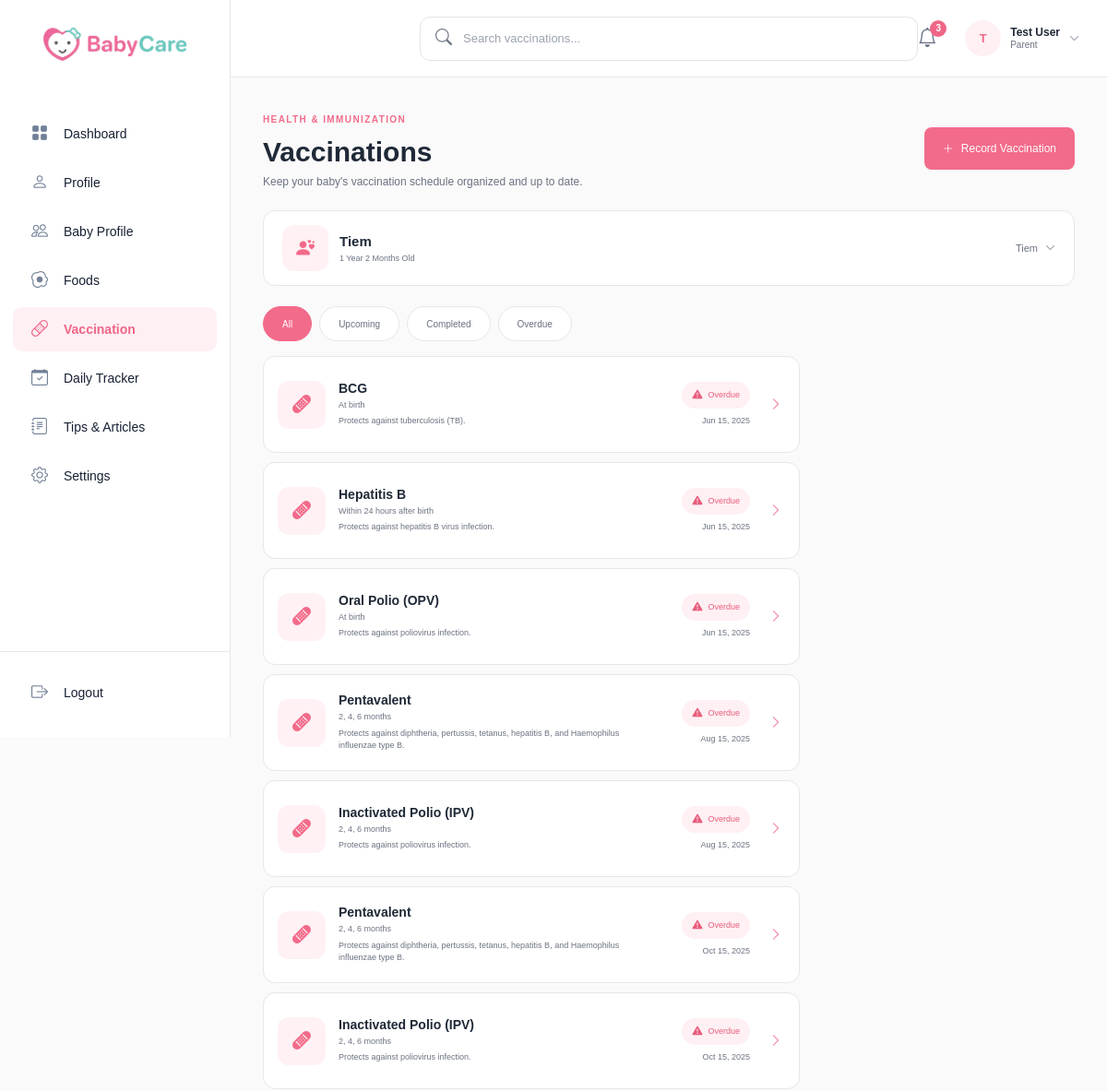
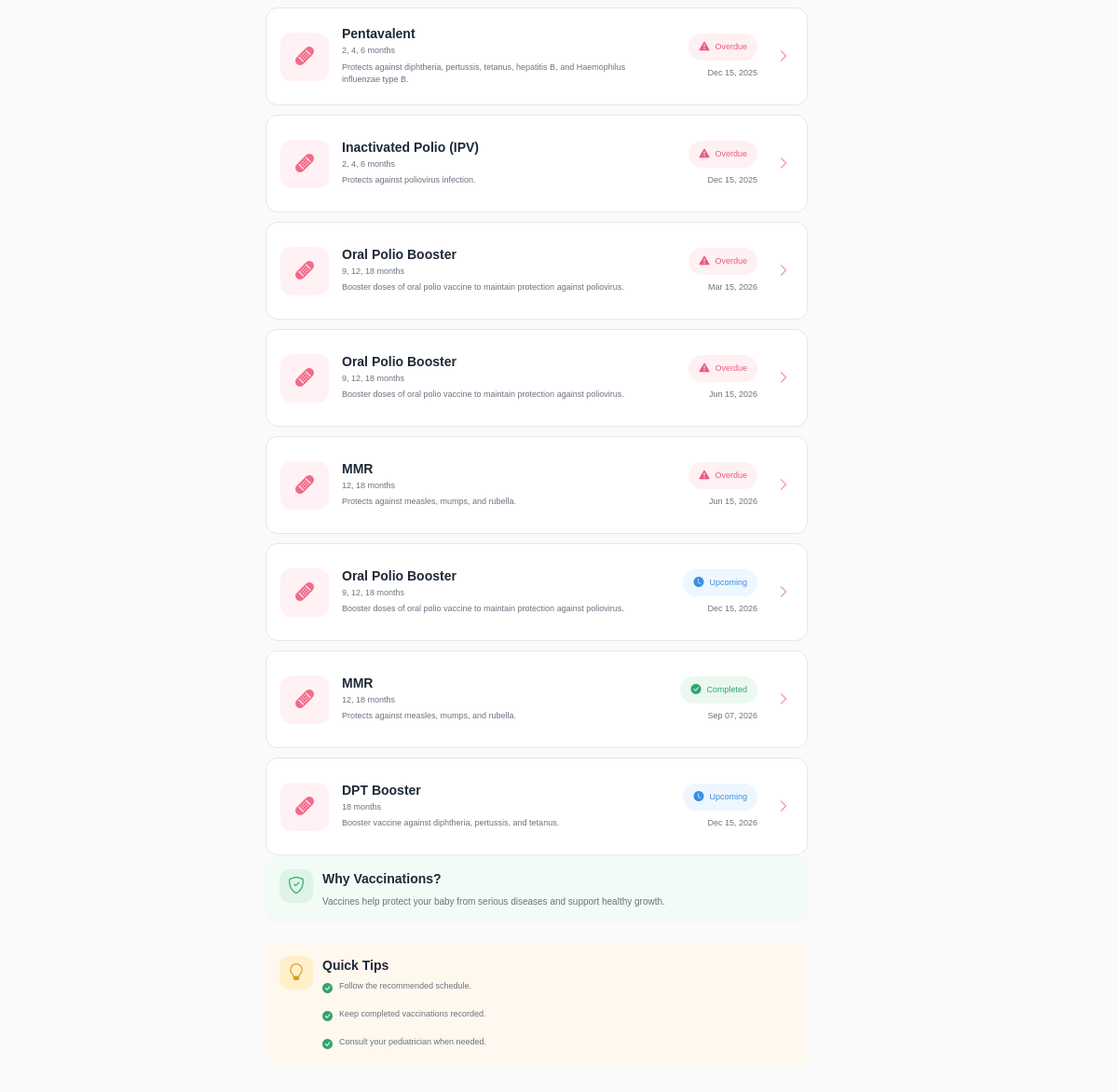
The app's page /html/vaccination.php (signed in) with its own data (2 pictures, top to bottom).
### tables this page shows
CREATE TABLE `users` (
  `id` int(11) NOT NULL,
  `name` varchar(100) NOT NULL,
  `email` varchar(150) NOT NULL,
  `password` varchar(255) NOT NULL,
  `phone` varchar(20) DEFAULT NULL,
  `birth_date` varchar(50) DEFAULT NULL,
  `gender` varchar(20) DEFAULT NULL,
  `address` varchar(255) DEFAULT NULL,
  `language` varchar(50) DEFAULT 'English',
  `timezone` varchar(80) DEFAULT '(GMT+02:00) Cairo',
  `about` text DEFAULT NULL,
  `profile_image` varchar(255) DEFAULT NULL,
  `two_factor_enabled` tinyint(1) NOT NULL DEFAULT 0,
  `email_notifications` tinyint(1) NOT NULL DEFAULT 1,
  `push_notifications` tinyint(1) NOT NULL DEFAULT 1,
  `tips_reminders` tinyint(1) NOT NULL DEFAULT 1,
  `created_at` datetime NOT NULL DEFAULT current_timestamp(),
  `updated_at` datetime NOT NULL DEFAULT current_timestamp(),
  `role` enum('user','admin') NOT NULL DEFAULT 'user',
  `user_type` enum('mother','father','sister') DEFAULT NULL
);

CREATE TABLE `babies` (
  `id` int(11) NOT NULL,
  `user_id` int(11) NOT NULL,
  `name` varchar(100) NOT NULL,
  `birth_date` date NOT NULL,
  `gender` varchar(20) NOT NULL,
  `birth_weight` decimal(5,2) DEFAULT NULL,
  `birth_height` decimal(5,2) DEFAULT NULL,
  `notes` text DEFAULT NULL,
  `created_at` datetime NOT NULL,
  `updated_at` datetime NOT NULL
);

CREATE TABLE `baby_vaccinations` (
  `id` int(11) NOT NULL,
  `baby_id` int(11) NOT NULL,
  `vaccine_id` int(11) NOT NULL,
  `due_date` date NOT NULL,
  `date_taken` date DEFAULT NULL,
  `notes` text DEFAULT NULL,
  `created_at` datetime NOT NULL DEFAULT current_timestamp(),
  `updated_at` datetime NOT NULL DEFAULT current_timestamp()
);

CREATE TABLE `vaccines` (
  `id` int(11) NOT NULL,
  `name` varchar(100) NOT NULL,
  `description` text DEFAULT NULL,
  `recommended_age` varchar(50) DEFAULT NULL,
  `created_at` datetime NOT NULL DEFAULT current_timestamp()
);

### html/vaccination.php (the view, shortened to what this page needs)
<?php
require_once "../php/config/database.php";
$user_id = $_SESSION["user_id"];
$stmt = $conn->prepare("
    SELECT id, name, email
    FROM users
    WHERE id = ?
");
$stmt->bind_param("i", $user_id);
$stmt->execute();
$result = $stmt->get_result();
$user = $result->fetch_assoc();
$user_name = $user["name"];
$stmt = $conn->prepare("
    SELECT id, name, birth_date, gender
    FROM babies
    WHERE user_id = ?
    ORDER BY id ASC
");
$stmt->bind_param("i", $user_id);
$stmt->execute();
$result = $stmt->get_result();
$babies = [];
while ($baby = $result->fetch_assoc()) {
    $babies[] = $baby;
}
$selected_baby = null;
if (!$selected_baby && !empty($babies)) {
    $selected_baby = $babies[0];
}
$vaccinations = [];
if ($selected_baby) {
    $baby_id = $selected_baby["id"];
    $stmt = $conn->prepare("
        SELECT
            baby_vaccinations.id,
            baby_vaccinations.vaccine_id,
            baby_vaccinations.due_date,
            baby_vaccinations.date_taken,
            baby_vaccinations.notes,
            vaccines.name AS vaccine_name,
            vaccines.description,
            vaccines.recommended_age
        FROM baby_vaccinations
        INNER JOIN vaccines
            ON baby_vaccinations.vaccine_id = vaccines.id
        WHERE baby_vaccinations.baby_id = ?
        ORDER BY baby_vaccinations.due_date ASC
    ");
    $stmt->bind_param("i", $baby_id);
    $stmt->execute();
    $result = $stmt->get_result();
    while ($vaccination = $result->fetch_assoc()) {
        $vaccinations[] = $vaccination;
    }
}
$baby_age = "";
if ($selected_baby) {
    $birth_date = new DateTime($selected_baby["birth_date"]);
    $today = new DateTime();
    $age = $birth_date->diff($today);
    if ($age->y > 0) {
        $baby_age = $age->y . " Year";
        if ($age->m > 0) {
            $baby_age .= " " . $age->m . " Month";
            if ($age->m > 1) {
                $baby_age .= "s";
            }
        }
    } else {
        $baby_age = $age->m . " Month";
        if ($age->m != 1) {
            $baby_age .= "s";
        }
    }
}
?>
<!DOCTYPE html>
<html lang="en">
<head>
    <link
        href="https://cdn.jsdelivr.net/npm/bootstrap@5.3.3/dist/css/bootstrap.min.css"
        rel="stylesheet"
    >
    <link
        rel="stylesheet"
        href="https://cdn.jsdelivr.net/npm/bootstrap-icons@1.11.3/font/bootstrap-icons.min.css"
    >
    <link
        rel="stylesheet"
        href="../css/style.css"
    >
</head>
<body class="vaccination-page">
    <aside class="dashboard-sidebar">
        <div class="sidebar-logo">
            <a href="dashboard.php">
                <img
                    src="../assets/icons/logo.png"
                    alt="BabyCare"
                >
            </a>
        </div>
        <nav class="sidebar-nav">
            <a
                href="dashboard.php"
                class="sidebar-link"
            >
                <i class="bi bi-grid-fill"></i>
                <span>Dashboard</span>
            </a>
            <a
                href="profile.php"
                class="sidebar-link"
            >
                <i class="bi bi-person"></i>
                <span>Profile</span>
            </a>
            <a
                href="baby_profile.php"
                class="sidebar-link"
            >
                <i class="bi bi-people"></i>
                <span>Baby Profile</span>
            </a>
            <a
                href="foods.php"
                class="sidebar-link"
            >
                <i class="bi bi-egg-fried"></i>
                <span>Foods</span>
            </a>
            <a
                href="vaccination.php"
                class="sidebar-link active"
            >
                <i class="bi bi-bandaid"></i>
                <span>Vaccination</span>
            </a>
            <a
                href="daily-tracker.php"
                class="sidebar-link"
            >
                <i class="bi bi-calendar-check"></i>
                <span>Daily Tracker</span>
            </a>
            <a
                href="tips_articles.php"
                class="sidebar-link"
            >
                <i class="bi bi-journal-text"></i>
                <span>Tips & Articles</span>
            </a>
            <a
                href="settings.php"
                class="sidebar-link"
            >
                <i class="bi bi-gear"></i>
                <span>Settings</span>
            </a>
        </nav>
        <div class="sidebar-bottom">
            <a href="../php/auth/logout.php"
    class="sidebar-link logout-link"
>
    <i class="bi bi-box-arrow-right"></i>
    <span>Logout</span>
</a>
        </div>
    </aside>
    <main class="dashboard-main">
        <header class="dashboard-topbar">
            <div class="dashboard-search">
                <i class="bi bi-search"></i>
                <input
                    type="text"
                    placeholder="Search vaccinations..."
                >
            </div>
            <div class="dashboard-top-actions">
                <div class="dropdown notification-wrapper">
                    <button
                        class="notification-btn"
                        type="button"
                        data-bs-toggle="dropdown"
                        aria-expanded="false"
                    >
                        <i class="bi bi-bell"></i>
                        <span class="notification-count">
                            3
                        </span>
                    </button>
                </div>
                <div class="dropdown user-wrapper">
                    <button
                        class="user-account-btn"
                        type="button"
                        data-bs-toggle="dropdown"
                        aria-expanded="false"
                    >
                        <div class="user-avatar">
                            <?= strtoupper(substr($user_name, 0, 1)) ?>
                        </div>
                        <div class="user-info">
                            <strong>
                                <?= htmlspecialchars($user_name) ?>
                            </strong>
                            <span>
                                Parent
                            </span>
                        </div>
                        <i class="bi bi-chevron-down"></i>
                    </button>
                </div>
            </div>
        </header>
        <div class="vaccination-content">
            <section class="vaccination-header">
                <div>
                    <span class="vaccination-label">
                        HEALTH & IMMUNIZATION
                    </span>
                    <h1>
                        Vaccinations
                    </h1>
                    <p>
                        Keep your baby's vaccination schedule organized
                        and up to date.
                    </p>
                </div>
                <button
                    type="button"
                    class="vaccination-primary-btn"
                    data-bs-toggle="modal"
                    data-bs-target="#recordVaccinationModal"
                >
                    <i class="bi bi-plus-lg"></i>
                    Record Vaccination
                </button>
            </section>
            <section class="vaccination-baby-bar">
                <div class="vaccination-baby-info">
                    <div class="vaccination-baby-avatar">
                        <i class="bi bi-person-hearts"></i>
                    </div>
                    <div>
                       <strong>
    <?= $selected_baby ? htmlspecialchars($selected_baby["name"]) : "No Baby" ?>
</strong>
<span>
    <?= htmlspecialchars($baby_age) ?> Old
</span>
                    </div>
                </div>
                <button
    type="button"
    class="vaccination-baby-selector"
    data-babies='<?= htmlspecialchars(json_encode($babies), ENT_QUOTES, "UTF-8") ?>'
                >
                    <span>
                      <?= $selected_baby ? htmlspecialchars($selected_baby["name"]) : "No Baby" ?>
                    </span>
                    <i class="bi bi-chevron-down"></i>
                </button>
            </section>
            <section class="vaccination-layout">
                <div class="vaccination-main-column">
                    <div class="vaccination-tabs">
                        <button
                            type="button"
                            class="vaccination-tab active"
                            data-status="all"
                        >
                            All
                        </button>
                        <button
                            type="button"
                            class="vaccination-tab"
                            data-status="upcoming"
                        >
                            Upcoming
                        </button>
                        <button
                            type="button"
                            class="vaccination-tab"
                            data-status="completed"
                        >
                            Completed
                        </button>
                        <button
                            type="button"
                            class="vaccination-tab"
                            data-status="overdue"
                        >
                            Overdue
                        </button>
                    </div>
                     <div class="vaccination-main-layout">
                    <div class="vaccination-list">
                     <?php foreach ($vaccinations as $vaccination): ?>
    <?php
    $today = date("Y-m-d");
    if (!empty($vaccination["date_taken"])) {
        $status = "completed";
        $status_text = "Completed";
        $status_icon = "bi-check-circle-fill";
        $display_date = date(
            "M d, Y",
            strtotime($vaccination["date_taken"])
        );
    } elseif ($vaccination["due_date"] < $today) {
        $status = "overdue";
        $status_text = "Overdue";
        $status_icon = "bi-exclamation-triangle-fill";
        $display_date = date(
            "M d, Y",
            strtotime($vaccination["due_date"])
        );
    } else {
        $status = "upcoming";
        $status_text = "Upcoming";
        $status_icon = "bi-clock-fill";
        $display_date = date(
            "M d, Y",
            strtotime($vaccination["due_date"])
        );
    }
    ?>
    <article
        class="vaccination-card"
        data-status="<?= $status ?>"
        data-vaccine-id="<?= $vaccination["id"] ?>"
    >
        <div class="vaccination-card-icon pink-icon">
            <i class="bi bi-bandaid-fill"></i>
        </div>
        <div class="vaccination-card-info">
            <h3>
                <?= htmlspecialchars($vaccination["vaccine_name"]) ?>
            </h3>
            <span class="vaccination-recommended">
                <?= htmlspecialchars($vaccination["recommended_age"] ?? "") ?>
            </span>
            <p>
                <?= htmlspecialchars($vaccination["description"] ?? "") ?>
            </p>
        </div>
        <div class="vaccination-card-status">
            <span class="vaccine-status <?= $status ?>">
                <i class="bi <?= $status_icon ?>"></i>
                <?= $status_text ?>
            </span>
            <small>
                <?= $display_date ?>
            </small>
        </div>
        <button
            type="button"
            class="vaccination-details-btn"
            data-vaccine-id="<?= $vaccination["id"] ?>"
        >
            <i class="bi bi-chevron-right"></i>
        </button>
    </article>
<?php endforeach; ?>
</div>
                <aside class="vaccination-side-column">
                    <div class="vaccination-info-card why-card">
                        <div class="vaccination-info-icon green-info-icon">
                            <i class="bi bi-shield-check"></i>
                        </div>
                        <div>
                            <h2>
                                Why Vaccinations?
                            </h2>
                            <p>
                                Vaccines help protect your baby
                                from serious diseases and support
                                healthy growth.
                            </p>
                        </div>
                    </div>
                    <div class="vaccination-info-card tips-card">
                        <div class="vaccination-info-icon yellow-info-icon">
                            <i class="bi bi-lightbulb"></i>
                        </div>
                        <div>
                            <h2>
                                Quick Tips
                            </h2>
                            <ul>
                                <li>
                                    <i class="bi bi-check-circle-fill"></i>
                                    Follow the recommended schedule.
                                </li>
                                <li>
                                    <i class="bi bi-check-circle-fill"></i>
                                    Keep completed vaccinations recorded.
                                </li>
                                <li>
                                    <i class="bi bi-check-circle-fill"></i>
                                    Consult your pediatrician when needed.
                                </li>
                            </ul>
                        </div>
                    </div>
                </aside>
                </div>
            </section>
        </div>
    </main>
</body>
</html>

### records on screen
users: name "T", name "Test User"
babies: name "Tiem", birth_date "1 Year 2 Months"
baby_vaccinations: vaccine.name "BCG", vaccine.recommended_age "At birth", vaccine.description "Protects against tuberculosis (TB).", status_text "Overdue", due_date "Jun 15, 2025"
baby_vaccinations: vaccine.name "Hepatitis B", vaccine.recommended_age "Within 24 hours after birth", vaccine.description "Protects against hepatitis B virus infection.", status_text "Overdue", due_date "Jun 15, 2025"
baby_vaccinations: vaccine.name "Oral Polio (OPV)", vaccine.recommended_age "At birth", vaccine.description "Protects against poliovirus infection.", status_text "Overdue", due_date "Jun 15, 2025"
baby_vaccinations: vaccine.name "Pentavalent", vaccine.recommended_age "2, 4, 6 months", vaccine.description "Protects against diphtheria, pertussis, tetanus, hepatitis B, and Haemophilus influenzae type B.", status_text "Overdue", due_date "Aug 15, 2025"
baby_vaccinations: vaccine.name "Inactivated Polio (IPV)", vaccine.recommended_age "2, 4, 6 months", vaccine.description "Protects against poliovirus infection.", status_text "Overdue", due_date "Aug 15, 2025"
baby_vaccinations: vaccine.name "Pentavalent", vaccine.recommended_age "2, 4, 6 months", vaccine.description "Protects against diphtheria, pertussis, tetanus, hepatitis B, and Haemophilus influenzae type B.", status_text "Overdue", due_date "Oct 15, 2025"
baby_vaccinations: vaccine.name "Inactivated Polio (IPV)", vaccine.recommended_age "2, 4, 6 months", vaccine.description "Protects against poliovirus infection.", status_text "Overdue", due_date "Oct 15, 2025"
baby_vaccinations: vaccine.name "Pentavalent", vaccine.recommended_age "2, 4, 6 months", vaccine.description "Protects against diphtheria, pertussis, tetanus, hepatitis B, and Haemophilus influenzae type B.", status_text "Overdue", due_date "Dec 15, 2025"
baby_vaccinations: vaccine.name "Inactivated Polio (IPV)", vaccine.recommended_age "2, 4, 6 months", vaccine.description "Protects against poliovirus infection.", status_text "Overdue", due_date "Dec 15, 2025"
baby_vaccinations: vaccine.name "Oral Polio Booster", vaccine.recommended_age "9, 12, 18 months", vaccine.description "Booster doses of oral polio vaccine to maintain protection against poliovirus.", status_text "Overdue", due_date "Mar 15, 2026"
baby_vaccinations: vaccine.name "Oral Polio Booster", vaccine.recommended_age "9, 12, 18 months", vaccine.description "Booster doses of oral polio vaccine to maintain protection against poliovirus.", status_text "Overdue", due_date "Jun 15, 2026"
baby_vaccinations: vaccine.name "MMR", vaccine.recommended_age "12, 18 months", vaccine.description "Protects against measles, mumps, and rubella.", status_text "Overdue", due_date "Jun 15, 2026"
baby_vaccinations: vaccine.name "Oral Polio Booster", vaccine.recommended_age "9, 12, 18 months", vaccine.description "Booster doses of oral polio vaccine to maintain protection against poliovirus.", status_text "Upcoming", due_date "Dec 15, 2026"
baby_vaccinations: vaccine.name "MMR", vaccine.recommended_age "12, 18 months", vaccine.description "Protects against measles, mumps, and rubella.", date_taken "Completed", date_taken "Sep 07, 2026"
baby_vaccinations: vaccine.name "DPT Booster", vaccine.recommended_age "18 months", vaccine.description "Booster vaccine against diphtheria, pertussis, and tetanus.", status_text "Upcoming", due_date "Dec 15, 2026"
